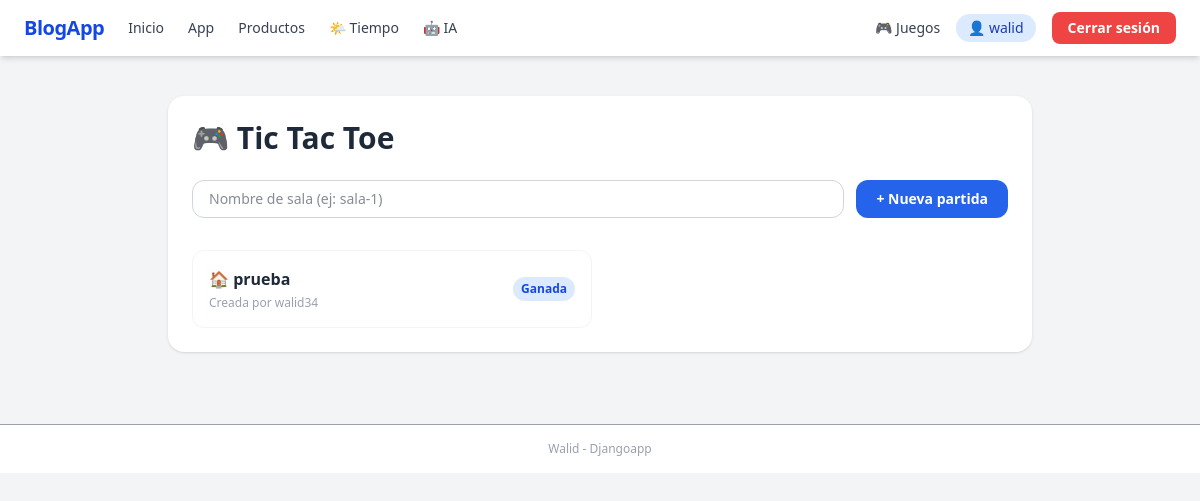
Screenshot of /games/ (signed in) with the database file from the repository.
### games/models.py (models this page shows, shortened)
class Game(models.Model):
    STATE_CHOICES = [
        ('active', 'Activa'),
        ('won', 'Ganada'),
        ('tie', 'Empate'),
    ]
    room_name = models.SlugField(max_length=50, unique=True)
    owner = models.ForeignKey(User, on_delete=models.CASCADE, related_name='owned_games')
    player2 = models.ForeignKey(User, on_delete=models.SET_NULL, null=True, blank=True, related_name='joined_games')
    board = models.TextField(default=json.dumps(['']*9))
    active_player = models.IntegerField(default=1)
    state = models.CharField(max_length=6, choices=STATE_CHOICES, default='active')
    winner = models.CharField(max_length=50, blank=True, null=True)

### games/views.py (the view)
# urls.py: path('', views.game_list, name='game_list'),
@login_required(login_url='/users/login/')
def game_list(request):
    if request.method == 'POST':
        room_name = request.POST.get('room_name', '').strip()
        if room_name and not Game.objects.filter(room_name=room_name).exists():
            Game.objects.create(room_name=room_name, owner=request.user)
        return redirect('games:game_list')
    games = Game.objects.all().order_by('-id')
    return render(request, 'games/game_list.html', {'games': games})

### games/templates/games/game_list.html (shortened to what this page needs)
{% extends "base.html" %}
{% block content %}
<div class="bg-white dark:bg-gray-800 rounded-2xl shadow p-6 mb-6">
    <h1 class="text-3xl font-extrabold text-gray-800 dark:text-gray-100 mb-6">🎮 Tic Tac Toe</h1>
    <form method="post" class="flex gap-3 mb-8">
        <input type="text" name="room_name" placeholder="Nombre de sala (ej: sala-1)"
               class="flex-1 px-4 py-2 rounded-xl border border-gray-300 dark:border-gray-600
                      bg-white dark:bg-gray-700 text-gray-900 dark:text-gray-100 text-sm
                      focus:outline-none focus:ring-2 focus:ring-blue-500">
        <button type="submit"
                style="background:#2563eb; color:#fff;"
                class="px-5 py-2 rounded-xl font-bold text-sm hover:opacity-80 transition">
            + Nueva partida
        </button>
    </form>
    {% if games %}
    <div class="grid grid-cols-2 gap-4">
        {% for game in games %}
        <a href="{% url 'games:game_play' game.room_name %}"
           class="flex items-center justify-between p-4 rounded-xl border border-gray-100
                  dark:border-gray-700 hover:border-blue-300 hover:bg-blue-50
                  dark:hover:bg-gray-700 transition">
            <div>
                <div class="font-bold text-gray-800 dark:text-gray-100">🏠 {{ game.room_name }}</div>
                <div class="text-xs text-gray-400 mt-1">Creada por {{ game.owner }}</div>
            </div>
            <span class="text-xs px-2 py-1 rounded-full font-semibold
                {% if game.state == 'active' %}bg-green-100 text-green-700
                {% elif game.state == 'won' %}bg-blue-100 text-blue-700
                {% else %}bg-gray-100 text-gray-600{% endif %}">
                {% if game.state == 'active' %}Activa
                {% elif game.state == 'won' %}Ganada
                {% else %}Empate{% endif %}
            </span>
        </a>
        {% endfor %}
    </div>
    {% else %}
    <p class="text-gray-400 text-center py-8">No hay partidas. ¡Crea una!</p>
    {% endif %}
</div>
{% endblock %}

### theme/templates/base.html (shortened to what this page needs)
{% load static tailwind_tags %}
<!DOCTYPE html>
<html lang="es">
<head>
    {% tailwind_css %}
</head>
</head>
<body class="bg-gray-100 dark:bg-gray-900 ...">
<body class="bg-gray-100 dark:bg-gray-900 text-gray-900 dark:text-gray-200 min-h-screen flex flex-col">
    <nav class="bg-white dark:bg-gray-800 shadow-md px-6 py-3 flex items-center justify-between">
        <div class="flex items-center gap-6">
            <a href="{% url 'djangoapp:home' %}" class="text-xl font-bold text-blue-700 dark:text-blue-400 tracking-tight">BlogApp</a>
            <a href="{% url 'djangoapp:home' %}" class="text-sm font-medium text-gray-700 dark:text-gray-300 hover:text-blue-600 transition">Inicio</a>
            <a href="{% url 'djangoapp:app_page' %}" class="text-sm font-medium text-gray-700 dark:text-gray-300 hover:text-blue-600 transition">App</a>
            {% if user.is_authenticated %}
                <a href="{% url 'djangoapp:products_list' %}" class="text-sm font-medium text-gray-700 dark:text-gray-300 hover:text-blue-600 transition">Productos</a>
                <a href="{% url 'weather:weather' %}" class="text-sm font-medium text-gray-700 dark:text-gray-300 hover:text-blue-600 transition">🌤 Tiempo</a>
                <a href="{% url 'chatbot:chatbot' %}" class="text-sm font-medium text-gray-700 dark:text-gray-300 hover:text-blue-600 transition">🤖 IA</a>
            {% endif %}
        </div>
        <div class="flex items-center gap-4">
            <a href="{% url 'games:game_list' %}" class="text-sm font-medium text-gray-700 dark:text-gray-300 hover:text-blue-600 transition">🎮 Juegos</a>
            {% if user.is_authenticated %}
                <a href="{% url 'users:profile' %}" class="text-sm bg-blue-100 text-blue-800 dark:bg-blue-900 dark:text-blue-200 px-3 py-1 rounded-full font-medium hover:opacity-80 transition">👤 {{ user.username }}</a>
                <form action="{% url 'users:logout' %}" method="post" style="display:inline;">
                    <button style="background-color:#ef4444; color:#ffffff;" class="text-sm px-4 py-1.5 rounded-lg hover:opacity-80 font-semibold transition">Cerrar sesión</button>
                </form>
            {% else %}
                <a href="{% url 'users:login' %}" class="text-sm font-medium text-blue-600 hover:underline">Iniciar sesión</a>
                <a href="{% url 'users:register' %}" style="background-color:#2563eb; color:#ffffff;" class="text-sm px-4 py-1.5 rounded-lg hover:opacity-80 font-semibold transition">Registrarse</a>
            {% endif %}
        </div>
    </nav>
    <main class="max-w-4xl mx-auto w-full mt-10 px-4 pb-12 flex-1">
        {% block content %}{% endblock content %}
    </main>
    <footer class="bg-white dark:bg-gray-800 border-t text-center text-xs text-gray-400 py-4 mt-auto">
        Walid - Djangoapp
    </footer>
</body>
</html>

### rows the page displays
Game: room_name "prueba", owner "walid34", state "Ganada"

### other values shown
{{ user.username }} "walid"
